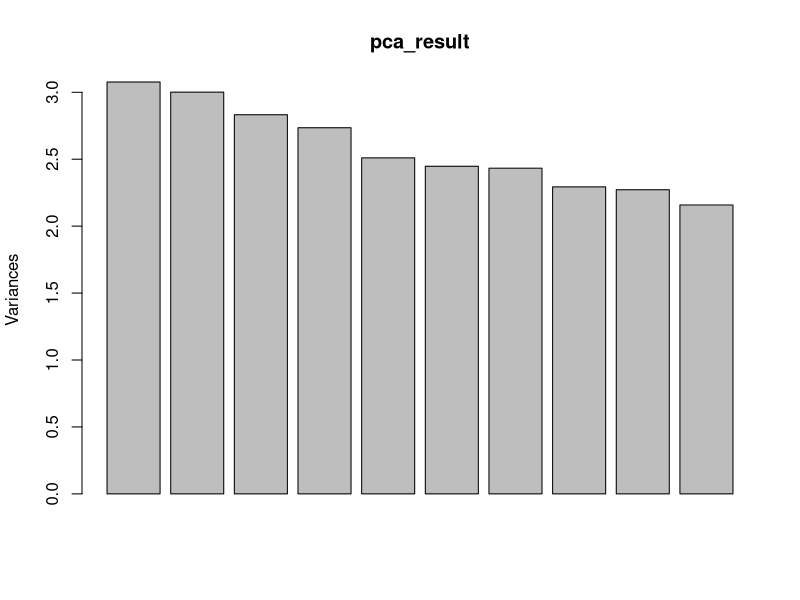

R code for this plot: (Note: this script raises an error after producing the figure.)
# AUTHOR: OZAN HATIPOGLU - ADVANCED TIME SERIES LECTURE NOTES
set.seed(123) # For reproducibility
n_countries <- 20
n_observations <- 120
n_variables <- 4 # GDP, i, OIL, and pi

# Simulate random data
data <- array(runif(n_observations * n_countries * n_variables), dim = c(n_observations, n_countries, n_variables))

# Naming the variables for clarity
dimnames(data)[[3]] <- c("GDP", "i", "OIL", "pi")

# Example of accessing the GDP data for the first country
gdp_country1 <- data[, 1, "GDP"]


# Assuming 'data' is your 3D array from the previous example
# Flatten the 3D array to a 2D matrix suitable for PCA

data_matrix <- array(data, dim = c(n_observations, n_countries * n_variables))

# Running PCA on the reshaped data matrix
pca_result <- prcomp(data_matrix, center = TRUE, scale. = TRUE)

# Summary of PCA results
summary(pca_result)

# Visualize PCA results
plot(pca_result)

#Loadings

pca_result$rotation[,1]


# Assuming pca_result contains your PCA output
# And data_matrix is your original data matrix

# Step 1: Use the PCA scores for the first few principal components
pc_scores <- pca_result$x[, 1:N] # N is the number of principal components you've chosen based on variance explained

# Step 2: Fit a regression model using PC scores to forecast interest rates
# For simplicity, assuming interest rates are in the second column across all countries
interest_rates <- data_matrix[, seq(2, ncol(data_matrix), by = 4)] # Extracting interest rates for each country

# Flatten interest rates to match the observations dimension
interest_rates_vector <- as.vector(t(interest_rates))

# Fit model (adjust according to your specific forecasting model choice, here a simple linear model as an example)
model <- lm(interest_rates_vector ~ pc_scores)

# Step 3: Forecast interest rates using the model
# This would typically involve using new PCA-transformed data (following the same transformation as your training set)
# Here, simply demonstrating using the same PCA scores for illustration
forecast <- predict(model, newdata = data.frame(pc_scores))

# Reshape forecast back to the original data structure, if necessary
# And proceed with further analysis or model evaluation
